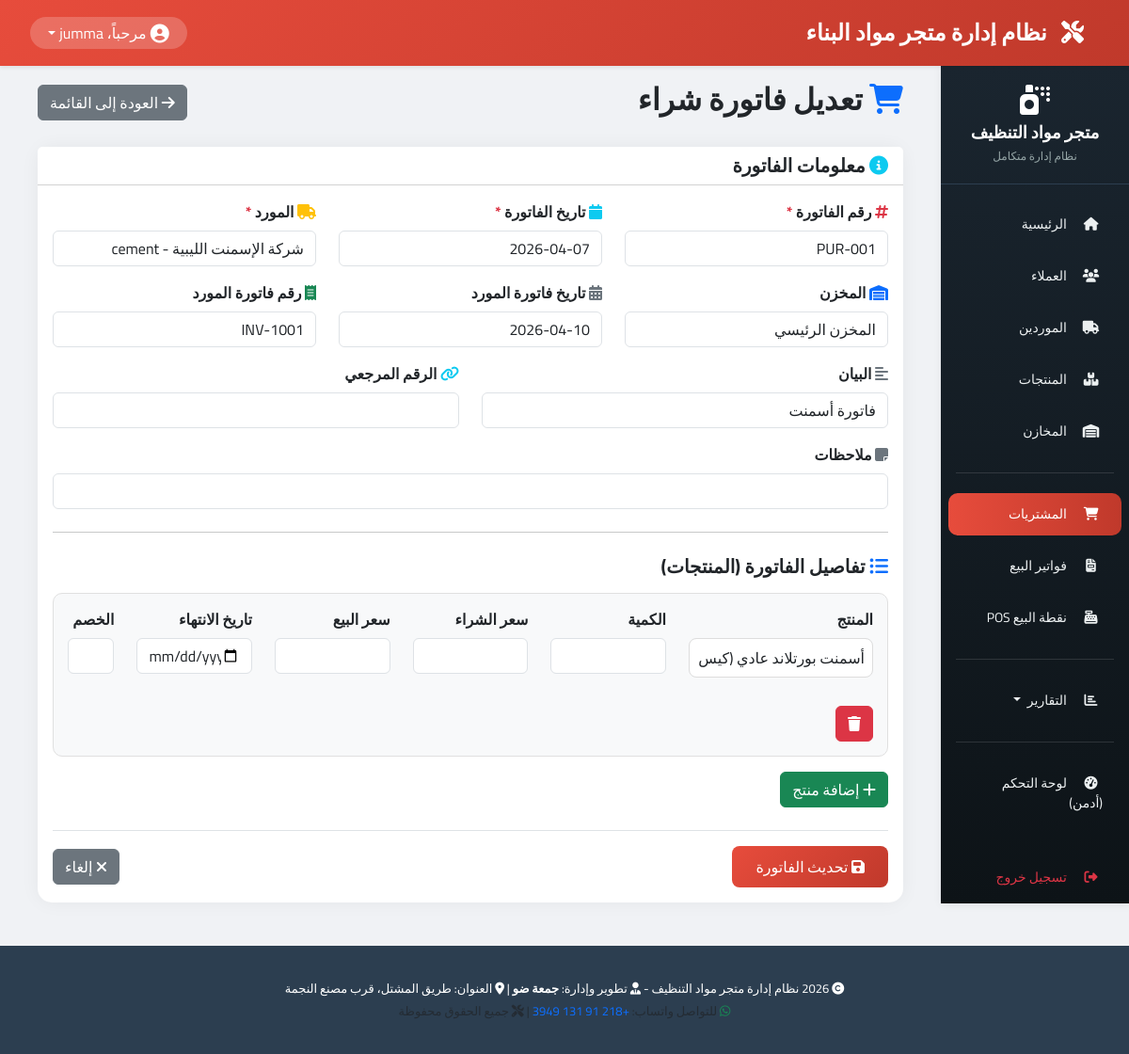
Page /purchases/1/edit/ (signed in) on the earlier database version.
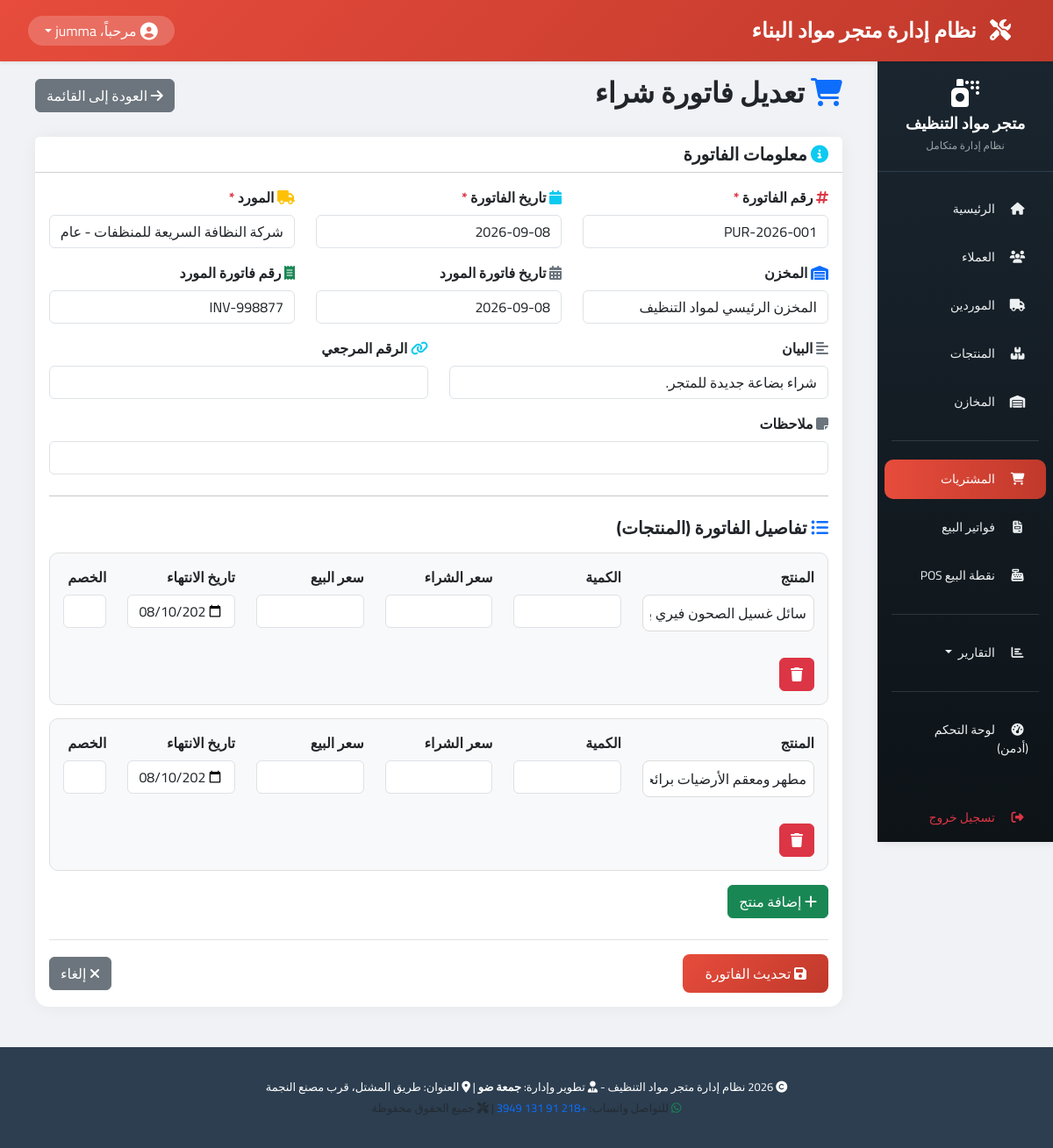
Same page on the later database version.
### purchases/models.py (models this page shows, shortened)
class PurchaseInvoice(models.Model):
    invoice_number = models.CharField(max_length=50, unique=True, verbose_name="رقم الفاتورة")
    invoice_date = models.DateField(verbose_name="تاريخ الفاتورة")
    supplier = models.ForeignKey(Supplier, on_delete=models.PROTECT, related_name='invoices', verbose_name="المورد")
    warehouse = models.ForeignKey(Warehouse, on_delete=models.PROTECT, related_name='purchase_invoices', verbose_name="المخزن")
    supplier_invoice_date = models.DateField(blank=True, null=True, verbose_name="تاريخ فاتورة المورد")
    supplier_bill_number = models.CharField(max_length=100, blank=True, null=True, verbose_name="رقم فاتورة المورد")
    statement = models.CharField(max_length=500, blank=True, null=True, verbose_name="البيان")
    reference_number = models.CharField(max_length=100, blank=True, null=True, verbose_name="الرقم المرجعي")
    notes = models.CharField(max_length=500, blank=True, null=True, verbose_name="ملاحظات")
    created_at = models.DateTimeField(auto_now_add=True, verbose_name="تاريخ الإنشاء")
    class Meta:
        verbose_name = "فاتورة شراء"
        verbose_name_plural = "فواتير الشراء"
        ordering = ['-invoice_date']

class PurchaseDetail(models.Model):
    invoice = models.ForeignKey(PurchaseInvoice, on_delete=models.CASCADE, related_name='details', verbose_name="الفاتورة")
    product = models.ForeignKey('products.Product', on_delete=models.PROTECT, related_name='purchase_details', verbose_name="المنتج")
    quantity = models.DecimalField(max_digits=10, decimal_places=2, verbose_name="الكمية")
    purchase_price = models.DecimalField(max_digits=10, decimal_places=2, verbose_name="سعر الشراء")
    sale_price = models.DecimalField(max_digits=10, decimal_places=2, default=0, verbose_name="سعر البيع")
    expiry_date = models.DateField(blank=True, null=True, verbose_name="تاريخ الانتهاء")
    discount = models.DecimalField(max_digits=10, decimal_places=2, default=0, verbose_name="التخفيض")
    class Meta:
        verbose_name = "تفاصيل الفاتورة"
        verbose_name_plural = "تفاصيل الفواتير"

### products/models.py (models this page shows, shortened)
class Product(models.Model):
    UNIT_CHOICES = [
        ('piece', 'قطعة'),
        ('bottle', 'قنينة'),
        ('gallon', 'جالون'),
        ('liter', 'لتر'),
        ('ml', 'مليلتر'),
        ('box', 'كرتونة'),
        ('packet', 'باكو'),
        ('dozen', 'دزينة'),
        ('drum', 'برميل'),
    ]
    name = models.CharField(max_length=200, verbose_name="اسم المنتج")
    barcode = models.CharField(max_length=100, unique=True, blank=True, null=True, verbose_name="الباركود")
    category = models.ForeignKey(Category, on_delete=models.PROTECT, related_name='products', verbose_name="التصنيف")
    warehouse = models.ForeignKey('warehouses.Warehouse', on_delete=models.PROTECT, related_name='products', verbose_name="المخزن")
    unit = models.CharField(max_length=20, choices=UNIT_CHOICES, default='piece', verbose_name="وحدة القياس")
    purchase_price = models.DecimalField(max_digits=10, decimal_places=2, default=0, verbose_name="سعر الشراء")
    sale_price = models.DecimalField(max_digits=10, decimal_places=2, default=0, verbose_name="سعر البيع")
    current_quantity = models.DecimalField(max_digits=10, decimal_places=2, default=0, verbose_name="الكمية الحالية")
    min_quantity = models.DecimalField(max_digits=10, decimal_places=2, default=0, verbose_name="الحد الأدنى للتنبيه")
    weight_kg = models.DecimalField(max_digits=10, decimal_places=2, blank=True, null=True, verbose_name="الوزن / الحجم (كجم/لتر)")
    length_m = models.DecimalField(max_digits=10, decimal_places=2, blank=True, null=True, verbose_name="الأبعاد (متر)")
    color = models.CharField(max_length=50, blank=True, null=True, verbose_name="الرائحة / اللون")
    manufacturer = models.CharField(max_length=200, blank=True, null=True, verbose_name="الشركة المصنعة")
    has_expiry = models.BooleanField(default=True, verbose_name="له تاريخ انتهاء")
    expiry_date = models.DateField(blank=True, null=True, verbose_name="تاريخ الانتهاء")
    image = models.ImageField(upload_to='products/', blank=True, null=True, verbose_name="صورة المنتج")
    is_active = models.BooleanField(default=True, verbose_name="مفعل")
    notes = models.CharField(max_length=500, blank=True, null=True, verbose_name="ملاحظات")
    created_at = models.DateTimeField(auto_now_add=True, verbose_name="تاريخ الإضافة")
    updated_at = models.DateTimeField(auto_now=True, verbose_name="آخر تحديث")
    class Meta:
        verbose_name = "منتج"
        verbose_name_plural = "المنتجات"
        ordering = ['category', 'name']

### purchases/views.py (the view, shortened to what this page needs)
# urls.py: path('<int:pk>/edit/', views.PurchaseInvoiceUpdateView.as_view(), name='purchase_edit'),
class PurchaseInvoiceUpdateView(LoginRequiredMixin, SuccessMessageMixin, UpdateView):
    model = PurchaseInvoice
    fields = [
        'invoice_number', 'invoice_date', 'supplier', 'warehouse',
        'supplier_invoice_date', 'supplier_bill_number', 'statement',
        'reference_number', 'notes'
    ]
    template_name = 'purchases/purchase_form.html'
    success_url = reverse_lazy('purchases:purchase_list')
    success_message = "تم تعديل الفاتورة <b>%(invoice_number)s</b> بنجاح"
    def get_context_data(self, **kwargs):
        context = super().get_context_data(**kwargs)
        try:
            context['title'] = 'تعديل فاتورة شراء'
            context['button_text'] = 'تحديث الفاتورة'
            context['suppliers'] = Supplier.objects.filter(is_active=True)
            context['warehouses'] = Warehouse.objects.filter(is_active=True)
            context['products'] = Product.objects.filter(is_active=True)
            context['details'] = self.get_object().details.all()
        except Exception:
            context['suppliers'] = []
            context['warehouses'] = []
            context['products'] = []
            context['details'] = []
        return context

### suppliers/models.py (called while the page is built)
    def __str__(self):
        return f"{self.name} - {self.get_category_display()}"

### warehouses/models.py (called while the page is built)
    def __str__(self):
        return self.name

### purchases/templates/purchases/purchase_form.html (shortened to what the changed rows need)
{% extends 'base.html' %}
{% load static %}
{% load crispy_forms_tags %}
{% block content %}
<div class="container-fluid">
    <div class="row">
        <div class="col-12">
            <div class="d-flex justify-content-between align-items-center mb-4">
                <h2>
                    <i class="fas fa-shopping-cart text-primary"></i>
                    {{ title }}
                </h2>
            </div>
            <div class="card card-custom">
                <div class="card-body">
                    <form method="POST" id="purchaseForm">
                        <div class="row">
                            <div class="col-md-4">
                                <div class="mb-3">
                                    <label for="{{ form.invoice_number.id_for_label }}" class="form-label fw-bold">
                                        <i class="fas fa-hashtag text-danger"></i> {{ form.invoice_number.label }} <span class="text-danger">*</span>
                                    </label>
                                    {{ form.invoice_number }}
                                </div>
                            </div>
                            <div class="col-md-4">
                                <div class="mb-3">
                                    <label for="{{ form.invoice_date.id_for_label }}" class="form-label fw-bold">
                                        <i class="fas fa-calendar text-info"></i> {{ form.invoice_date.label }} <span class="text-danger">*</span>
                                    </label>
                                    {{ form.invoice_date }}
                                </div>
                            </div>
                            <div class="col-md-4">
                                <div class="mb-3">
                                    <label for="{{ form.supplier.id_for_label }}" class="form-label fw-bold">
                                        <i class="fas fa-truck text-warning"></i> {{ form.supplier.label }} <span class="text-danger">*</span>
                                    </label>
                                    {{ form.supplier }}
                                </div>
                            </div>
                        </div>
                        <div class="row">
                            <div class="col-md-4">
                                <div class="mb-3">
                                    <label for="{{ form.warehouse.id_for_label }}" class="form-label fw-bold">
                                        <i class="fas fa-warehouse text-primary"></i> {{ form.warehouse.label }}
                                    </label>
                                    {{ form.warehouse }}
                                </div>
                            </div>
                            <div class="col-md-4">
                                <div class="mb-3">
                                    <label for="{{ form.supplier_invoice_date.id_for_label }}" class="form-label fw-bold">
                                        <i class="fas fa-calendar-alt text-secondary"></i> {{ form.supplier_invoice_date.label }}
                                    </label>
                                    {{ form.supplier_invoice_date }}
                                </div>
                            </div>
                            <div class="col-md-4">
                                <div class="mb-3">
                                    <label for="{{ form.supplier_bill_number.id_for_label }}" class="form-label fw-bold">
                                        <i class="fas fa-receipt text-success"></i> {{ form.supplier_bill_number.label }}
                                    </label>
                                    {{ form.supplier_bill_number }}
                                </div>
                            </div>
                        </div>
                        <div class="row">
                            <div class="col-md-6">
                                <div class="mb-3">
                                    <label for="{{ form.statement.id_for_label }}" class="form-label fw-bold">
                                        <i class="fas fa-align-left text-secondary"></i> {{ form.statement.label }}
                                    </label>
                                    {{ form.statement }}
                                </div>
                            </div>
                            <div class="col-md-6">
                                <div class="mb-3">
                                    <label for="{{ form.reference_number.id_for_label }}" class="form-label fw-bold">
                                        <i class="fas fa-link text-info"></i> {{ form.reference_number.label }}
                                    </label>
                                    {{ form.reference_number }}
                                </div>
                            </div>
                        </div>
                        <div class="mb-3">
                            <label for="{{ form.notes.id_for_label }}" class="form-label fw-bold">
                                <i class="fas fa-sticky-note text-secondary"></i> {{ form.notes.label }}
                            </label>
                            {{ form.notes }}
                        </div>
                        <div id="products-container">
                            {% if details %}
                                {% for detail in details %}
                                <div class="product-row">
                                    <div class="row">
                                        <div class="col-md-3">
                                            <label class="form-label fw-bold">المنتج</label>
                                            <select name="product_id[]" class="product-select" required>
                                                {% for product in products %}
                                                    <option value="{{ product.id }}"
                                                            data-price="{{ product.purchase_price }}"
                                                            data-sale="{{ product.sale_price }}"
                                                            {% if detail.product.id == product.id %}selected{% endif %}>
                                                        {{ product.name }} ({{ product.get_unit_display }}) - {{ product.purchase_price }} د.ل
                                                    </option>
                                                {% endfor %}
                                            </select>
                                        </div>
                                        <div class="col-md-2">
                                            <label class="form-label fw-bold">الكمية</label>
                                            <input type="number" name="quantity[]" class="form-control quantity" value="{{ detail.quantity }}" step="0.01" required>
                                        </div>
                                        <div class="col-md-2">
                                            <label class="form-label fw-bold">سعر الشراء</label>
                                            <input type="number" name="purchase_price[]" class="form-control purchase-price" value="{{ detail.purchase_price }}" step="0.01">
                                        </div>
                                        <div class="col-md-2">
                                            <label class="form-label fw-bold">سعر البيع</label>
                                            <input type="number" name="sale_price[]" class="form-control sale-price" value="{{ detail.sale_price }}" step="0.01">
                                        </div>
                                        <div class="col-md-2">
                                            <label class="form-label fw-bold">تاريخ الانتهاء</label>
                                            <input type="date" name="expiry_date[]" class="form-control" value="{{ detail.expiry_date|date:'Y-m-d' }}">
                                        </div>
                                        <div class="col-md-1">
                                            <label class="form-label fw-bold">الخصم</label>
                                            <input type="number" name="discount[]" class="form-control discount" value="{{ detail.discount }}" step="0.01">
                                        </div>
                                        <div class="col-md-auto remove-row">
                                            <button type="button" class="btn btn-danger remove-product"><i class="fas fa-trash"></i></button>
                                        </div>
                                    </div>
                                </div>
                                {% endfor %}
                            {% endif %}
                        </div>
                    </form>
                </div>
            </div>
        </div>
    </div>
</div>
{% endblock %}

Differences in the rows shown:
changed PurchaseInvoice: invoice_number "PUR-001" → "PUR-2026-001"; invoice_date "2026-04-07" → "2026-09-08"; supplier "شركة الإسمنت الليبية - cement" → "شركة النظافة السريعة للمنظفات - عام"; warehouse "المخزن الرئيسي" → "المخزن الرئيسي لمواد التنظيف"; supplier_invoice_date "2026-04-10" → "2026-09-08"; supplier_bill_number "INV-1001" → "INV-998877"; statement "فاتورة أسمنت" → "شراء بضاعة جديدة للمتجر."
changed PurchaseDetail: product.name "أسمنت بورتلاند عادي (كيس 50 كجم) (bag) - 70,00 د.ل" → "سائل غسيل الصحون فيري بالليمون 1 لتر (لتر) - 4,00 د.ل"; expiry_date (not shown) → "08/10/2028"
now on this page (row edited): PurchaseDetail: product.name "مطهر ومعقم الأرضيات برائحة الصنوبر 3 لتر (قنينة) - 7,50 د.ل", expiry_date "08/10/2028"
